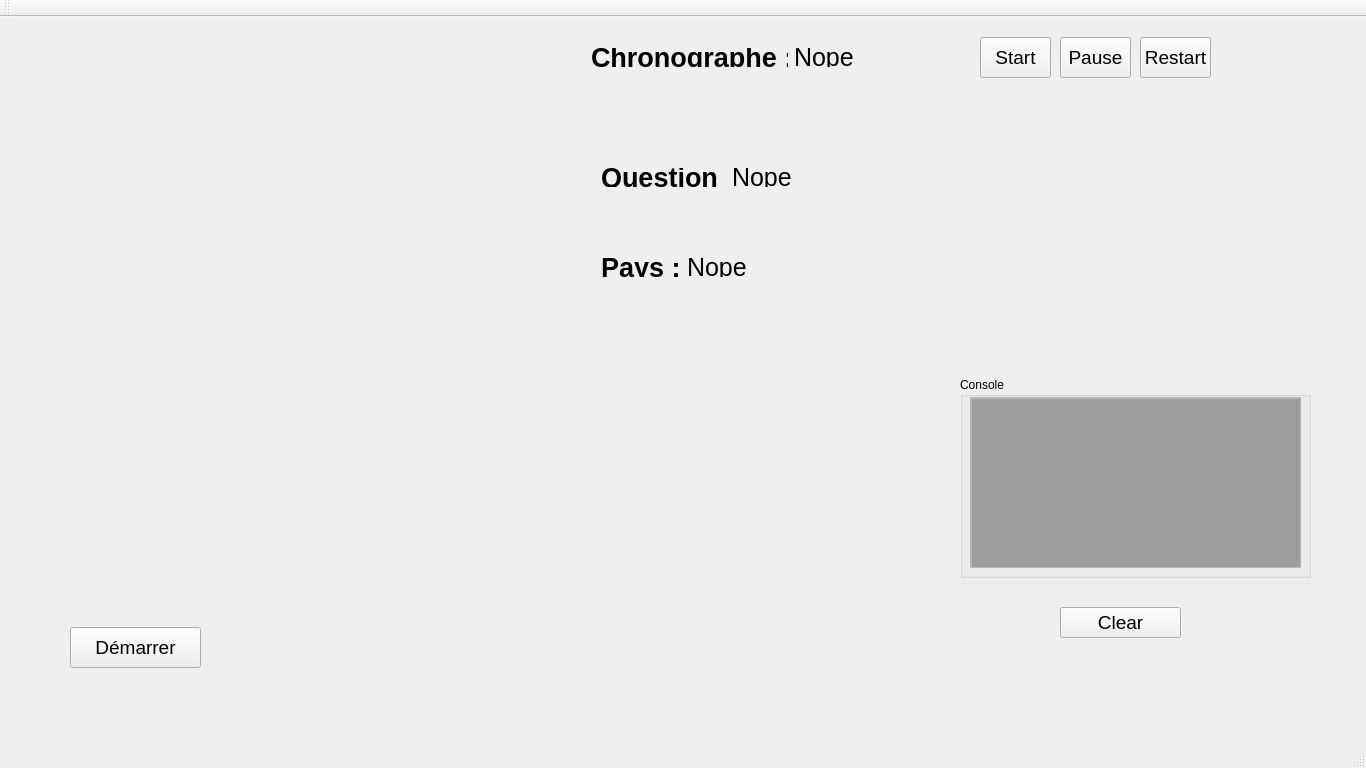
<?xml version="1.0" encoding="UTF-8"?>
<ui version="4.0">
 <class>MainWindow</class>
 <widget class="QMainWindow" name="MainWindow">
  <property name="geometry">
   <rect>
    <x>0</x>
    <y>0</y>
    <width>1366</width>
    <height>768</height>
   </rect>
  </property>
  <property name="windowTitle">
   <string>Atlas</string>
  </property>
  <widget class="QWidget" name="centralWidget">
   <widget class="QWidget" name="horizontalLayoutWidget">
    <property name="geometry">
     <rect>
      <x>590</x>
      <y>230</y>
      <width>181</width>
      <height>41</height>
     </rect>
    </property>
    <layout class="QHBoxLayout" name="horizontalLayout">
     <item>
      <widget class="QLabel" name="label">
       <property name="font">
        <font>
         <pointsize>20</pointsize>
         <weight>75</weight>
         <bold>true</bold>
        </font>
       </property>
       <property name="text">
        <string>Pays :</string>
       </property>
      </widget>
     </item>
     <item>
      <widget class="QLabel" name="countryLabel">
       <property name="font">
        <font>
         <pointsize>19</pointsize>
         <weight>50</weight>
         <bold>false</bold>
         <stylestrategy>PreferDefault</stylestrategy>
        </font>
       </property>
       <property name="text">
        <string>Nope</string>
       </property>
      </widget>
     </item>
    </layout>
   </widget>
   <widget class="QWidget" name="horizontalLayoutWidget_2">
    <property name="geometry">
     <rect>
      <x>590</x>
      <y>140</y>
      <width>213</width>
      <height>41</height>
     </rect>
    </property>
    <layout class="QHBoxLayout" name="horizontalLayout_2">
     <item>
      <widget class="QLabel" name="label_2">
       <property name="font">
        <font>
         <pointsize>20</pointsize>
         <weight>75</weight>
         <bold>true</bold>
        </font>
       </property>
       <property name="text">
        <string>Question : </string>
       </property>
      </widget>
     </item>
     <item>
      <widget class="QLabel" name="questionLabel">
       <property name="font">
        <font>
         <pointsize>19</pointsize>
         <weight>50</weight>
         <bold>false</bold>
         <stylestrategy>PreferDefault</stylestrategy>
        </font>
       </property>
       <property name="text">
        <string>Nope</string>
       </property>
      </widget>
     </item>
    </layout>
   </widget>
   <widget class="QPushButton" name="startCycle">
    <property name="geometry">
     <rect>
      <x>70</x>
      <y>610</y>
      <width>131</width>
      <height>41</height>
     </rect>
    </property>
    <property name="font">
     <font>
      <pointsize>14</pointsize>
     </font>
    </property>
    <property name="text">
     <string>Démarrer</string>
    </property>
   </widget>
   <widget class="QWidget" name="horizontalLayoutWidget_3">
    <property name="geometry">
     <rect>
      <x>580</x>
      <y>20</y>
      <width>285</width>
      <height>41</height>
     </rect>
    </property>
    <layout class="QHBoxLayout" name="horizontalLayout_3">
     <item>
      <widget class="QLabel" name="label_3">
       <property name="font">
        <font>
         <pointsize>20</pointsize>
         <weight>75</weight>
         <bold>true</bold>
        </font>
       </property>
       <property name="text">
        <string>Chronographe : </string>
       </property>
      </widget>
     </item>
     <item>
      <widget class="QLabel" name="chronometerLabel">
       <property name="font">
        <font>
         <pointsize>19</pointsize>
         <weight>50</weight>
         <bold>false</bold>
         <stylestrategy>PreferDefault</stylestrategy>
        </font>
       </property>
       <property name="text">
        <string>Nope</string>
       </property>
      </widget>
     </item>
    </layout>
   </widget>
   <widget class="QPushButton" name="startChrono">
    <property name="geometry">
     <rect>
      <x>980</x>
      <y>20</y>
      <width>71</width>
      <height>41</height>
     </rect>
    </property>
    <property name="font">
     <font>
      <pointsize>14</pointsize>
     </font>
    </property>
    <property name="text">
     <string>Start</string>
    </property>
   </widget>
   <widget class="QPushButton" name="pauseChrono">
    <property name="geometry">
     <rect>
      <x>1060</x>
      <y>20</y>
      <width>71</width>
      <height>41</height>
     </rect>
    </property>
    <property name="font">
     <font>
      <pointsize>14</pointsize>
     </font>
    </property>
    <property name="text">
     <string>Pause</string>
    </property>
   </widget>
   <widget class="QGroupBox" name="groupBox">
    <property name="geometry">
     <rect>
      <x>960</x>
      <y>360</y>
      <width>351</width>
      <height>201</height>
     </rect>
    </property>
    <property name="title">
     <string>Console</string>
    </property>
    <widget class="QScrollArea" name="scrollArea">
     <property name="geometry">
      <rect>
       <x>10</x>
       <y>20</y>
       <width>331</width>
       <height>171</height>
      </rect>
     </property>
     <property name="widgetResizable">
      <bool>true</bool>
     </property>
     <widget class="QWidget" name="scrollAreaWidgetContents">
      <property name="geometry">
       <rect>
        <x>0</x>
        <y>0</y>
        <width>329</width>
        <height>169</height>
       </rect>
      </property>
      <widget class="QTextBrowser" name="consoleBrowser">
       <property name="geometry">
        <rect>
         <x>0</x>
         <y>0</y>
         <width>331</width>
         <height>171</height>
        </rect>
       </property>
       <property name="palette">
        <palette>
         <active>
          <colorrole role="Base">
           <brush brushstyle="SolidPattern">
            <color alpha="255">
             <red>158</red>
             <green>158</green>
             <blue>158</blue>
            </color>
           </brush>
          </colorrole>
         </active>
         <inactive>
          <colorrole role="Base">
           <brush brushstyle="SolidPattern">
            <color alpha="255">
             <red>158</red>
             <green>158</green>
             <blue>158</blue>
            </color>
           </brush>
          </colorrole>
         </inactive>
         <disabled>
          <colorrole role="Base">
           <brush brushstyle="SolidPattern">
            <color alpha="255">
             <red>240</red>
             <green>240</green>
             <blue>240</blue>
            </color>
           </brush>
          </colorrole>
         </disabled>
        </palette>
       </property>
       <property name="html">
        <string>&lt;!DOCTYPE HTML PUBLIC &quot;-//W3C//DTD HTML 4.0//EN&quot; &quot;http://www.w3.org/TR/REC-html40/strict.dtd&quot;&gt;
&lt;html&gt;&lt;head&gt;&lt;meta name=&quot;qrichtext&quot; content=&quot;1&quot; /&gt;&lt;style type=&quot;text/css&quot;&gt;
p, li { white-space: pre-wrap; }
&lt;/style&gt;&lt;/head&gt;&lt;body style=&quot; font-family:'MS Shell Dlg 2'; font-size:8.25pt; font-weight:400; font-style:normal;&quot;&gt;
&lt;p style=&quot;-qt-paragraph-type:empty; margin-top:0px; margin-bottom:0px; margin-left:0px; margin-right:0px; -qt-block-indent:0; text-indent:0px; font-size:8pt;&quot;&gt;&lt;br /&gt;&lt;/p&gt;&lt;/body&gt;&lt;/html&gt;</string>
       </property>
      </widget>
     </widget>
    </widget>
   </widget>
   <widget class="QPushButton" name="clearConsole">
    <property name="geometry">
     <rect>
      <x>1060</x>
      <y>590</y>
      <width>121</width>
      <height>31</height>
     </rect>
    </property>
    <property name="font">
     <font>
      <pointsize>14</pointsize>
     </font>
    </property>
    <property name="text">
     <string>Clear</string>
    </property>
   </widget>
   <widget class="QPushButton" name="restartChrono">
    <property name="geometry">
     <rect>
      <x>1140</x>
      <y>20</y>
      <width>71</width>
      <height>41</height>
     </rect>
    </property>
    <property name="font">
     <font>
      <pointsize>14</pointsize>
     </font>
    </property>
    <property name="text">
     <string>Restart</string>
    </property>
   </widget>
   <widget class="QLabel" name="flag_structure_label">
    <property name="geometry">
     <rect>
      <x>550</x>
      <y>320</y>
      <width>341</width>
      <height>341</height>
     </rect>
    </property>
    <property name="text">
     <string/>
    </property>
    <property name="textFormat">
     <enum>Qt::AutoText</enum>
    </property>
    <property name="pixmap">
     <pixmap resource="resources.qrc">:/resources/flag_structure.png</pixmap>
    </property>
    <property name="scaledContents">
     <bool>true</bool>
    </property>
    <property name="indent">
     <number>-1</number>
    </property>
   </widget>
   <widget class="QLabel" name="square_0_label">
    <property name="geometry">
     <rect>
      <x>560</x>
      <y>330</y>
      <width>101</width>
      <height>101</height>
     </rect>
    </property>
    <property name="text">
     <string/>
    </property>
    <property name="scaledContents">
     <bool>true</bool>
    </property>
    <property name="indent">
     <number>-1</number>
    </property>
   </widget>
   <widget class="QLabel" name="square_1_label">
    <property name="geometry">
     <rect>
      <x>670</x>
      <y>330</y>
      <width>101</width>
      <height>101</height>
     </rect>
    </property>
    <property name="text">
     <string/>
    </property>
    <property name="scaledContents">
     <bool>true</bool>
    </property>
    <property name="indent">
     <number>-1</number>
    </property>
   </widget>
   <widget class="QLabel" name="square_2_label">
    <property name="geometry">
     <rect>
      <x>780</x>
      <y>333</y>
      <width>101</width>
      <height>101</height>
     </rect>
    </property>
    <property name="text">
     <string/>
    </property>
    <property name="scaledContents">
     <bool>true</bool>
    </property>
    <property name="indent">
     <number>-1</number>
    </property>
   </widget>
   <widget class="QLabel" name="square_3_label">
    <property name="geometry">
     <rect>
      <x>564</x>
      <y>441</y>
      <width>101</width>
      <height>101</height>
     </rect>
    </property>
    <property name="text">
     <string/>
    </property>
    <property name="scaledContents">
     <bool>true</bool>
    </property>
    <property name="indent">
     <number>-1</number>
    </property>
   </widget>
   <widget class="QLabel" name="square_4_label">
    <property name="geometry">
     <rect>
      <x>674</x>
      <y>440</y>
      <width>101</width>
      <height>101</height>
     </rect>
    </property>
    <property name="text">
     <string/>
    </property>
    <property name="scaledContents">
     <bool>true</bool>
    </property>
    <property name="indent">
     <number>-1</number>
    </property>
   </widget>
   <widget class="QLabel" name="square_5_label">
    <property name="geometry">
     <rect>
      <x>781</x>
      <y>442</y>
      <width>101</width>
      <height>101</height>
     </rect>
    </property>
    <property name="text">
     <string/>
    </property>
    <property name="scaledContents">
     <bool>true</bool>
    </property>
    <property name="indent">
     <number>-1</number>
    </property>
   </widget>
   <widget class="QLabel" name="square_6_label">
    <property name="geometry">
     <rect>
      <x>564</x>
      <y>551</y>
      <width>101</width>
      <height>101</height>
     </rect>
    </property>
    <property name="text">
     <string/>
    </property>
    <property name="scaledContents">
     <bool>true</bool>
    </property>
    <property name="indent">
     <number>-1</number>
    </property>
   </widget>
   <widget class="QLabel" name="square_7_label">
    <property name="geometry">
     <rect>
      <x>676</x>
      <y>551</y>
      <width>101</width>
      <height>101</height>
     </rect>
    </property>
    <property name="text">
     <string/>
    </property>
    <property name="scaledContents">
     <bool>true</bool>
    </property>
    <property name="indent">
     <number>-1</number>
    </property>
   </widget>
   <widget class="QLabel" name="square_8_label">
    <property name="geometry">
     <rect>
      <x>784</x>
      <y>551</y>
      <width>101</width>
      <height>101</height>
     </rect>
    </property>
    <property name="text">
     <string/>
    </property>
    <property name="scaledContents">
     <bool>true</bool>
    </property>
    <property name="indent">
     <number>-1</number>
    </property>
   </widget>
   <zorder>square_7_label</zorder>
   <zorder>square_2_label</zorder>
   <zorder>square_3_label</zorder>
   <zorder>square_0_label</zorder>
   <zorder>square_5_label</zorder>
   <zorder>square_6_label</zorder>
   <zorder>square_8_label</zorder>
   <zorder>square_1_label</zorder>
   <zorder>square_4_label</zorder>
   <zorder>horizontalLayoutWidget</zorder>
   <zorder>horizontalLayoutWidget_2</zorder>
   <zorder>startCycle</zorder>
   <zorder>horizontalLayoutWidget_3</zorder>
   <zorder>startChrono</zorder>
   <zorder>pauseChrono</zorder>
   <zorder>groupBox</zorder>
   <zorder>clearConsole</zorder>
   <zorder>restartChrono</zorder>
   <zorder>flag_structure_label</zorder>
  </widget>
  <widget class="QMenuBar" name="menuBar">
   <property name="geometry">
    <rect>
     <x>0</x>
     <y>0</y>
     <width>1366</width>
     <height>21</height>
    </rect>
   </property>
  </widget>
  <widget class="QToolBar" name="mainToolBar">
   <attribute name="toolBarArea">
    <enum>TopToolBarArea</enum>
   </attribute>
   <attribute name="toolBarBreak">
    <bool>false</bool>
   </attribute>
  </widget>
  <widget class="QStatusBar" name="statusBar"/>
 </widget>
 <layoutdefault spacing="6" margin="11"/>
 <resources>
  <include location="resources.qrc"/>
 </resources>
 <connections/>
</ui>
